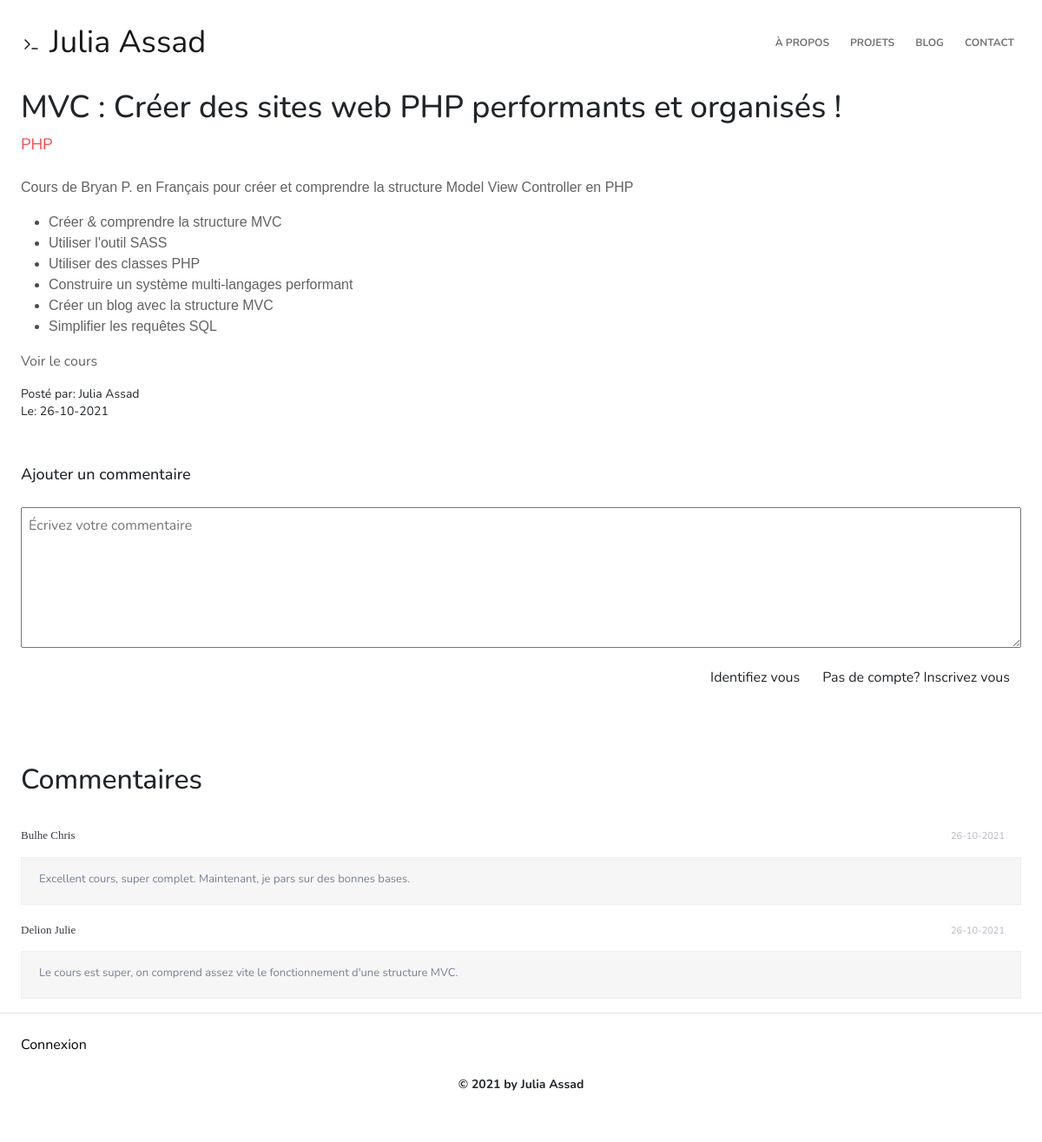
Screenshot of /blog/article/37 with the database file from the repository.
### tables this page shows
CREATE TABLE `Articles` (
  `article_id` int(11) NOT NULL,
  `article_title` varchar(100) NOT NULL,
  `article_excerpt` varchar(1000) NOT NULL,
  `article_content` varchar(5000) NOT NULL,
  `date_creation` timestamp NULL DEFAULT CURRENT_TIMESTAMP,
  `date_modification` timestamp NULL DEFAULT CURRENT_TIMESTAMP,
  `category_id` int(11) DEFAULT NULL,
  `user_id` int(11) DEFAULT NULL
);

CREATE TABLE `Categories` (
  `category_id` int(11) NOT NULL,
  `category_title` varchar(100) NOT NULL
);

CREATE TABLE `Users` (
  `user_id` int(11) NOT NULL,
  `user_firstname` varchar(255) NOT NULL,
  `user_lastname` varchar(255) NOT NULL,
  `user_email` varchar(255) NOT NULL,
  `user_password` varchar(255) NOT NULL,
  `user_role` int(11) NOT NULL
);

CREATE TABLE `Commentaires` (
  `commentaire_id` int(11) NOT NULL,
  `contenu` varchar(255) NOT NULL,
  `date_posted` timestamp NOT NULL DEFAULT CURRENT_TIMESTAMP ON UPDATE CURRENT_TIMESTAMP,
  `user_id` int(11) NOT NULL,
  `article_id` int(11) NOT NULL,
  `comment_status` int(11) NOT NULL DEFAULT '0'
);

### controllers/frontend/FrontArticles.php (called while the page is built, shortened)
<?php
require_once "models/ArticleManager.class.php";
require_once "models/CommentManager.class.php";
class FrontArticles
{
    private $articleManager;
    private $commentManager;
    public function __construct()
    {
        $this->commentManager = new CommentManager;
        $this->articleManager = new ArticleManager;
        $this->articleManager->chargementArticles();
    }
    public function afficherArticle($id)
    {
        $article = $this->articleManager->getArticleById($id);
        $commentaires = $this->commentManager->getCommentsByArticleId($id);
        require "views/front/article.view.php";
    }
}

### models/ArticleManager.class.php (called while the page is built, shortened)
<?php
require_once "Model.class.php";
require_once "Article.class.php";
class ArticleManager extends Model
{
    private $articles;
    public function ajoutArticle($article)
    {
        $this->articles[] = $article;
    }
    public function chargementArticles()
    {
        $req = $this->getBdd()->prepare("
        SELECT * FROM articles
        INNER JOIN categories on articles.category_id = categories.category_id
        INNER JOIN users on articles.user_id = users.user_id
      ");
        $req->execute();
        $articles = $req->fetchAll(PDO::FETCH_ASSOC);
    }
    public function getArticleById($id)
    {
        for ($i = 0, $count = count($this->articles); $i < $count; $i++) {
            if ($this->articles[$i]->getId() === $id) {
                return $this->articles[$i];
            }
        }
        throw new Exception("L'article n'existe pas");
    }
}

### models/Article.class.php (called while the page is built, shortened)
<?php
class Article
{
    private $id;
    private $titre;
    private $content;
    private $dateModification;
    private $userFirstname;
    private $categoryTitle;
    private $userLastname;
    public function __construct($id, $titre, $excerpt, $content, $dateCreation, $dateModification, $category, $categoryTitle, $user, $userFirstname, $userLastname)
    {
        $this->id = $id;
        $this->titre = $titre;
        $this->content = $content;
        $this->dateModification = $dateModification;
        $this->userFirstname = $userFirstname;
        $this->userLastname = $userLastname;
        $this->categoryTitle = $categoryTitle;
    }
    public function getId()
    {
        return $this->id;
    }
    public function getTitre()
    {
        return $this->titre;
    }
    public function getContent()
    {
        return $this->content;
    }
    public function getDateModification()
    {
        return $this->dateModification;
    }
    public function getUserFirstname()
    {
        return $this->userFirstname;
    }
    public function getUserLastname()
    {
        return $this->userLastname;
    }
    public function getCategoryTitle()
    {
        return $this->categoryTitle;
    }
}

### models/Model.class.php (called while the page is built, shortened)
<?php
abstract class Model
{
    private static $pdo;
    private static function setBdd()
    {
        self::$pdo = new PDO("mysql:host=".HOST_NAME.";dbname=".DATABASE_NAME .";charset=utf8", USER_NAME, PASSWORD);
        self::$pdo->setAttribute(PDO::ATTR_ERRMODE, PDO::ERRMODE_WARNING);
    }
    protected function getBdd()
    {
        return self::$pdo;
    }
}

### models/CommentManager.class.php (called while the page is built, shortened)
<?php
require_once "Model.class.php";
class CommentManager extends Model
{
    public function getCommentsByArticleId($articleid)
    {
        $req = $this->getBdd()->prepare("SELECT * FROM commentaires
INNER JOIN Users on commentaires.user_id = Users.user_id
        where article_id = :articleid
        AND comment_status = 1");
        $req->bindValue(":articleid", $articleid, PDO::PARAM_INT);
        $req->execute();
        $comments = $req->fetchAll(PDO::FETCH_ASSOC);
        return $comments;
    }
}

### views/front/article.view.php (the view, shortened to what this page needs)
<?php include 'views/front/header.php'; ?>
    <main class="pt-4">
        <section class="px-4">
            <div class="d-flex flex-column sm:flex-row flex-wrap items-center">
                <h2 class="text-4xl pr-4">
                    <?php echo $article->getTitre(); ?>
                </h2>
                <div class="text-lg border-l-4 border-tart-orange pl-4 text-tart-orange pb-4">
                    <?php echo $article->getCategoryTitle(); ?>
                </div>
            </div>
            <div class="my-10">
                <?php echo $article->getContent(); ?>
            </div>
            <div class="mt-3">
                <div class="text-sm" href="#">
                    Posté par: <?php echo $article->getuserFirstname() . ' ' . $article->getuserLastname();?>
                </div>
                <div class="text-sm">
                    <?php if (empty($article->getDateModification())) :?>
                        Le: <?php echo date('d-m-Y', strtotime($article->getDateCreation())); ?>
                    <?php else :?>
                        Le: <?php echo date('d-m-Y', strtotime($article->getDateModification())); ?>
                    <?php endif;?>
                </div>
            </div>
        </section>
        <section class="mt-4">
            <form class="w-full max-w-xl bg-white rounded-lg px-4 pt-2" action="" method="POST">
                <div class="d-flex flex-column -mx-3 mb-6">
                    <h2 class="pt-3 pb-2 text-lg">Ajouter un commentaire</h2>
                    <div class="mb-2 mt-2">
                    <textarea rows="6" class="w-100 p-2"
                              class="bg-gray-100 rounded border border-gray-400 leading-normal resize-none w-full h-20 py-2 px-3 font-medium placeholder-gray-700 focus:outline-none focus:bg-white"
                              name="comment" placeholder="Écrivez votre commentaire"></textarea>
                    </div>
                    <?php
                    if (isset($_SESSION['acces'])) { ?>
                        <div class="d-flex justify-content-end md:w-full">
                            <input type="submit"
                                   class="bg-white text-gray-700 font-medium py-1 px-4 border border-gray-400 rounded-lg tracking-wide me-2 hover:bg-gray-100"
                                   value="Ajouter votre commentaire" name="sendcomment">
                            <input type="submit" name="deconnexion"
                                   class="btn btn-outline-info font-medium py-1 px-4 rounded-lg tracking-wide hover:bg-gray-100"
                                   value="Se deconnecter">
                        </div>
                    <?php } else { ?>
                        <div class="d-flex justify-content-end md:w-full">
                            <a class="btn" href="<?php echo URL; ?>login">Identifiez vous</a>
                            <a class="btn" href="<?php echo URL; ?>inscription">Pas de compte? Inscrivez vous</a>
                        </div>
                    <?php }
                    ?>
                </div>
            </form>
        </section>
        <section class="px-4">
            <h2 class="pb-4">Commentaires</h2>
            <?php foreach ($commentaires as $commentaire) : ?>
                <div class="be-comment">
                    <div class="be-comment-content">
                        <span class="be-comment-name"><a href="blog-detail-2.html">
                    <?php echo $commentaire['user_lastname'] . ' ' . $commentaire['user_firstname']; ?>
                        </a></span>
                        <span class="be-comment-time">
                            <i class="fa fa-clock-o"></i><?php echo date('d-m-Y', strtotime($commentaire['date_posted'])); ?></span>
                        <p class="be-comment-text">
                            <?php echo $commentaire['contenu']; ?>
                        </p>
                    </div>
                </div>
            <?php endforeach; ?>
        </section>
    </main>
<?php include 'views/front/footer.php'; ?>

### index.php (shortened to what this page needs)
<?php
require_once "controllers/frontend/FrontArticles.php";
$accueilController = new FrontAccueil();
$articleController = new FrontArticles();
$userController = new Users;
try {
    if (empty($_GET['page'])) {
        $userController->logout();
        $accueilController->afficherPageAccueil();
    } else {
        $url = explode("/", filter_var($_GET['page']), FILTER_SANITIZE_URL);
        switch ($url[0]) {
            case "blog":
                if (empty($url[1])) {
                    $articleController->afficherArticles();
                } else if ($url[1] === "article") {
                    $articleController->afficherArticle($url[2]);
                } else {
                    throw new Exception("La page n'existe pas");
                }
                break;
        }
    }
} catch (Exception $e) {
    $msg = $e->getMessage();
    require "views/front/error.view.php";
}

### views/front/header.php (shortened to what this page needs)
<!doctype html>
<html lang="en">
<head>
    <link rel="stylesheet"href="https://cdn.jsdelivr.net/npm/@splidejs/splide@latest/dist/css/splide.min.css">
    <link rel="stylesheet" href="https://cdn.jsdelivr.net/gh/devicons/devicon@v2.10.1/devicon.min.css">
    <link rel="stylesheet" href="<?php echo URL ?>public/custom.css">
</head>
<body>
<header class="bg-white fixed-top">
    <?php include 'menu.php';?>
</header>
<main class="pt-6">

### views/front/menu.php (shortened to what this page needs)
<nav class="navbar navbar-expand-lg navbar-light bg-light px-4 py-4 ">
    <a class="navbar-brand text-4xl text-decoration-none text-dark" href="<?php echo URL ?>">
        Julia Assad
    </a>
    <div class="collapse navbar-collapse" id="navbarSupportedContent">
        <ul class="navbar-nav ms-auto">
            <li class="nav-item active">
                <a href="<?php echo URL ?>"
                   class="nav-link fw-bold text-xs text-decoration-none text-uppercase ps-lg-3">À propos</a>
            </li>
            <li class="nav-item">
                <a href="<?php echo URL ?>#projects"
                   class="nav-link fw-bold text-xs text-decoration-none text-uppercase ps-lg-3">Projets</a>
            </li>
            <li class="nav-item">
                <a href="<?php echo URL ?>blog"
                   class="nav-link fw-bold text-xs text-decoration-none text-uppercase ps-lg-3">Blog</a>
            </li>
            <li class="nav-item">
                <a href="<?php echo URL ?>#contact"
                   class="nav-link fw-bold text-xs text-decoration-none text-uppercase ps-lg-3">Contact</a>
            </li>
        </ul>
    </div>
</nav>

### views/front/footer.php (shortened to what this page needs)
</main>
<footer class="footer bg-white px-4 border-top">
    <div class="row">
        <?php if (isset($_SESSION['acces'])):?>
            <div class="mt-4 d-flex">
                <form action="" method="POST">
                    <input type='hidden' name='deconnexion' value="true" />
                    <input type="submit" href="#" class="btn border-1 border-gray rounded-md cursor-pointer" value="Déconnexion">
                </form>
                <?php if($_SESSION['acces'] == 'admin'):?>
                <a class="btn border-1 border-gray ms-2" href="<?php echo URL ?>admin">Dashboard</a>
                <?php endif;?>
            </div>
        <?php else:?>
        <div class="mt-4">
            <a href="<?php echo URL ?>login">Connexion</a>
        </div>
        <?php endif;?>
    </div>
    <div class="mx-auto">
        <div class="d-flex flex-column items-center">
            <div class="text-center py-4">
                <p class="text-sm fw-bold mb-2">© 2021 by Julia Assad</p>
            </div>
        </div>
    </div>
</footer>
</body>
</html>

### rows the page displays
articles: article_title "MVC : Créer des sites web PHP performants et organisés !", article_content "Cours de Bryan P. en Français pour c réer et comprendre la structure Model View Controller en PHP Créer & comprendre la structure MVC Utiliser l'outil SASS Utiliser des classes PHP Construire un système multi-langages performant Créer un blog avec la structure MVC Simplifier les requêtes SQL Voir le cours", date_modification "26-10-2021"
categories: category_title "PHP"
users: user_firstname "Julia", user_lastname "Assad"
commentaires: user.user_lastname "Bulhe", user.user_firstname "Chris", date_posted "26-10-2021", contenu "Excellent cours, super complet. Maintenant, je pars sur des bonnes bases."
commentaires: user.user_lastname "Delion", user.user_firstname "Julie", date_posted "26-10-2021", contenu "Le cours est super, on comprend assez vite le fonctionnement d'une structure MVC."
